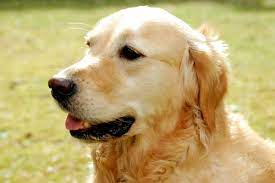
#> input picture dog.jpg, 275 x 183 px, found by its file name
$ python assignment_3_discussion.py
#> lines starting #> are read from the running program, lines starting #| are printed output that depends on the picture
"""
hjgjhgjh
"""
from PIL import Image, ImageFilter, ImageEnhance

image = Image.open("/Users/kang/Documents/CS20B/dog.jpg")
#> image is the input picture: PIL image 275x183 RGB; mean R, G, B 190.3, 169.8, 112.8

"""
1. Rotate the image by 50 degrees.
2. Blur the image.
3. Make the image transparent.
4. Control the contrast.
"""
image.show()
rotateImage = image.rotate(50)
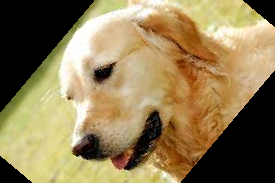
#> rotateImage: PIL image 275x183 RGB; mean R, G, B 144.3, 125.3, 85
blurred = rotateImage.filter(ImageFilter.BLUR)
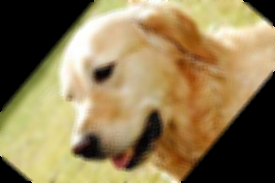
#> blurred: PIL image 275x183 RGB; mean R, G, B 144.3, 125.2, 85
blurred.putalpha(128)
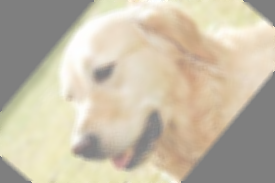
#> blurred: PIL image 275x183 RGBA; mean R, G, B, A 144.3, 125.2, 85, 128; transparent parts drawn white
imageEnhance = ImageEnhance.Contrast(blurred)

imageEnhance.enhance(5.0).show()
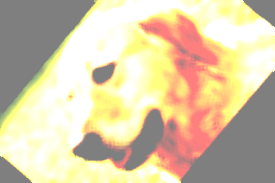
#> shown: PIL image 275x183 RGBA; mean R, G, B, A 176.8, 145.8, 81.8, 128; transparent parts drawn white

$ run again, with download.jpeg copied over dog.jpg
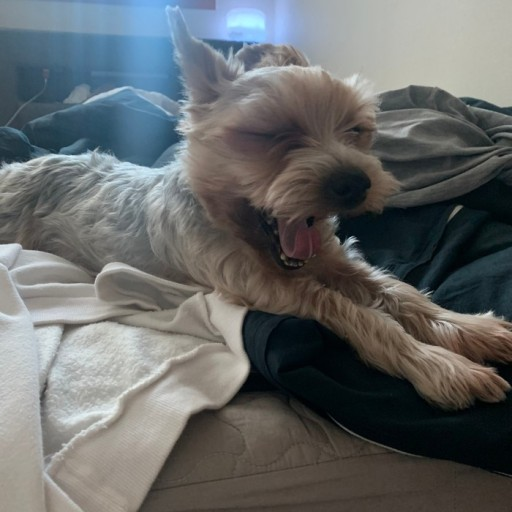
#> input picture download.jpeg, 512 x 512 px, found by its file name
#> image is the input picture: PIL image 512x512 RGB; mean R, G, B 101.3, 104.2, 104.4
#> `blurred.putalpha(128)`:
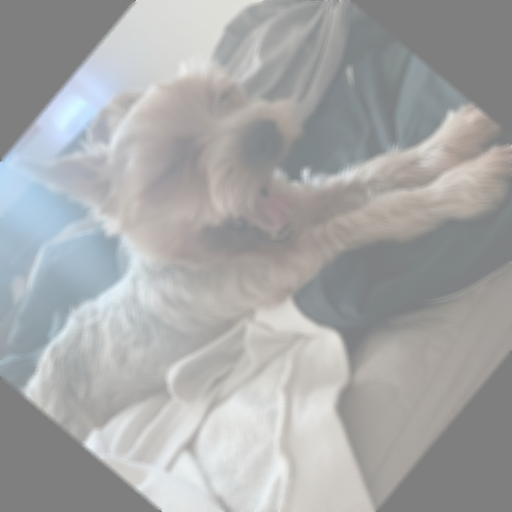
#> blurred: PIL image 512x512 RGBA; mean R, G, B, A 81.7, 83.6, 83.7, 128; transparent parts drawn white
#> `imageEnhance.enhance(5.0).show()`:
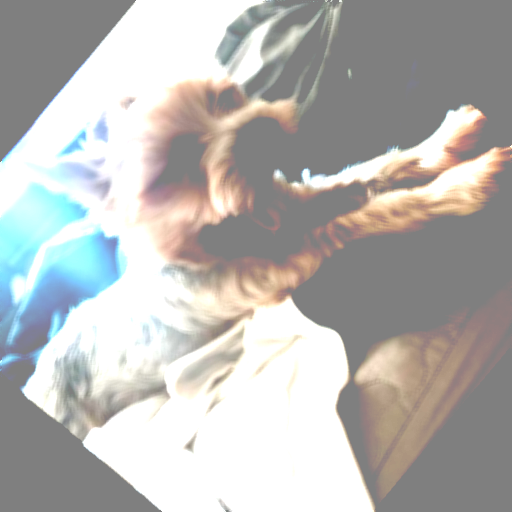
#> shown: PIL image 512x512 RGBA; mean R, G, B, A 112.3, 109.7, 104.8, 128; transparent parts drawn white
